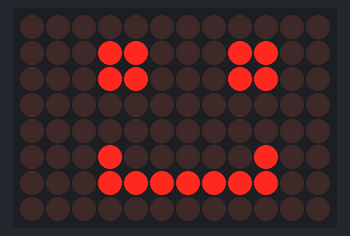
Simulated run of this sketch. Board: Arduino Uno R4 WiFi. On the bench: 12×8 LED matrix.

Above: at 0.1 s.
At 0.6 s:
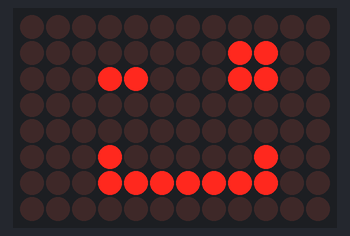
At 1.1 s:
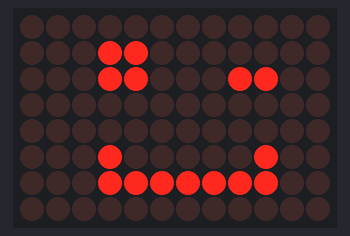
At 4.1 s:
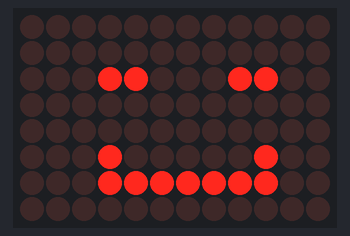

The sketch:

Wink.ino
```cpp
// Wink Animation in LED Matrix

#include "Arduino_LED_Matrix.h"

ArduinoLEDMatrix matrix;

void setup() {
  Serial.begin(115200);
  matrix.begin();
}

uint8_t frame[8][12] = {
  { 0, 0, 0, 0, 0, 0, 0, 0, 0, 0, 0, 0 },
  { 0, 0, 0, 0, 0, 0, 0, 0, 0, 0, 0, 0 },
  { 0, 0, 0, 0, 0, 0, 0, 0, 0, 0, 0, 0 },
  { 0, 0, 0, 0, 0, 0, 0, 0, 0, 0, 0, 0 },
  { 0, 0, 0, 0, 0, 0, 0, 0, 0, 0, 0, 0 },
  { 0, 0, 0, 0, 0, 0, 0, 0, 0, 0, 0, 0 },
  { 0, 0, 0, 0, 0, 0, 0, 0, 0, 0, 0, 0 },
  { 0, 0, 0, 0, 0, 0, 0, 0, 0, 0, 0, 0 }
};

// HOW DO THESE INDICES MAP TO THE LED MATRIX?
void leftEye(){
  //Left eye
  frame[1][3] = 1;
  frame[1][4] = 1;
  frame[2][3] = 1;
  frame[2][4] = 1;
}

// Challenge 1: CAN YOU CHANGE TO MAKE THE RIGHT EYE WINK INSTEAD?
void wink(){
  //Wink with the left eye
  frame[1][3] = 0;
  frame[1][4] = 0;
  frame[2][3] = 1;
  frame[2][4] = 1;
}

void rwink(){
  //Wink with the left eye
  frame[1][8] = 0;
  frame[1][9] = 0;
  frame[2][8] = 1;
  frame[2][9] = 1;
}

void rightEye(){
  //Right eye
  frame[1][8] = 1;
  frame[1][9] = 1;
  frame[2][8] = 1;
  frame[2][9] = 1;
}

// Challenge 2: CAN YOU WRITE THIS FUNCTION?
void blink(){
  frame[1][3] = 0;
  frame[1][4] = 0;
  frame[1][8] = 0;
  frame[1][9] = 0;
}

// Challenge 3: CAN YOU BLINK BY USING ONLY WINKs?
void blink_wink(){
  wink();
  rwink();
}

void mouth(){
  //Mouth
  frame[5][3] = 1;
  frame[5][9] = 1;
  frame[6][3] = 1;
  frame[6][4] = 1;
  frame[6][5] = 1;
  frame[6][6] = 1;
  frame[6][7] = 1;
  frame[6][8] = 1;
  frame[6][9] = 1;
}

void loop(){
leftEye();
rightEye();
mouth();

matrix.renderBitmap(frame, 8, 12);
delay(500);

wink();

matrix.renderBitmap(frame, 8, 12);
delay(500);

leftEye();
rwink();

matrix.renderBitmap(frame, 8, 12);
delay(500);

rightEye();
matrix.renderBitmap(frame, 8, 12);
delay(500);

blink();
matrix.renderBitmap(frame, 8, 12);
delay(500);

leftEye();
rightEye();
matrix.renderBitmap(frame, 8, 12);
delay(1500);

blink_wink();
matrix.renderBitmap(frame, 8, 12);
delay(1500);
}
```

Measured:
- by itself, everything shown: repeats every 5.5 s, in 7 steps
- what the display in image 1 shows lasts 0.5 s, from 0.5 s to 1.0 s
- what the display in image 3 shows lasts 1.5 s, from 4.0 s to 5.5 s
